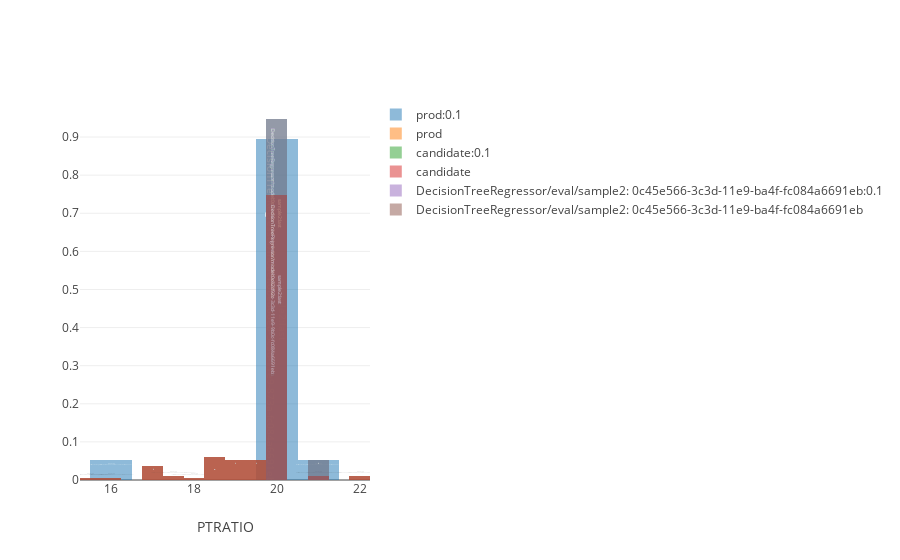

Write notebook code for a chart like this one.
### Code cell
plot.histogram_data_conditional_error(ml_repo,  ml_repo.tree.models.DecisionTreeRegressor.model(),ml_repo.tree.test_data.sample2(), x_coordinate = 'PTRATIO')

### Figure 1 — Plotly figure (JSON) as saved in the notebook; plotly's stock layout.template omitted (floating-point values rounded to 4 significant figures; data arrays with more than 128 entries replaced by an {"elided": "..."} marker saying what was removed)
{"data": [{"histnorm": "probability", "name": "prod:0.1", "opacity": 0.5, "text": "sample2:last<br>DecisionTreeRegressor/model:0be806e6-3c3d-11e9-873a-fc084a6691eb<br>", "type": "histogram", "x": [20.2, 20.2, 20.2, 20.2, 20.2, 20.2, 20.2, 20.2, 20.2, 15.9, 20.2, 20.2, 21, 20.2, 20.2, 20.2, 20.2, 20.2, 20.2]}, {"histnorm": "probability", "name": "prod", "opacity": 0.5, "text": "sample2:last<br>DecisionTreeRegressor/model:0be806e6-3c3d-11e9-873a-fc084a6691eb<br>", "type": "histogram", "x": {"elided": "186 float values"}}, {"histnorm": "probability", "name": "candidate:0.1", "opacity": 0.5, "text": "sample2:last<br>DecisionTreeRegressor/model:0c0d3594-3c3d-11e9-b620-fc084a6691eb<br>", "type": "histogram", "x": [20.2, 20.2, 20.2, 20.2, 20.2, 20.2, 20.2, 20.2, 20.2, 20.2, 20.2, 20.2, 21, 20.2, 20.2, 20.2, 20.2, 20.2, 20.2]}, {"histnorm": "probability", "name": "candidate", "opacity": 0.5, "text": "sample2:last<br>DecisionTreeRegressor/model:0c0d3594-3c3d-11e9-b620-fc084a6691eb<br>", "type": "histogram", "x": {"elided": "186 float values"}}, {"histnorm": "probability", "name": "DecisionTreeRegressor/eval/sample2: 0c45e566-3c3d-11e9-ba4f-fc084a6691eb:0.1", "opacity": 0.5, "text": "sample2:last<br>DecisionTreeRegressor/model:0c42d92c-3c3d-11e9-9b0c-fc084a6691eb<br>", "type": "histogram", "x": [20.2, 20.2, 20.2, 20.2, 21, 20.2, 20.2, 20.2, 20.2, 20.2, 20.2, 20.2, 20.2, 20.2, 20.2, 20.2, 20.2, 20.2, 20.2]}, {"histnorm": "probability", "name": "DecisionTreeRegressor/eval/sample2: 0c45e566-3c3d-11e9-ba4f-fc084a6691eb", "opacity": 0.5, "text": "sample2:last<br>DecisionTreeRegressor/model:0c42d92c-3c3d-11e9-9b0c-fc084a6691eb<br>", "type": "histogram", "x": {"elided": "186 float values"}}], "layout": {"barmode": "overlay", "title": "", "xaxis": {"title": "PTRATIO"}}}
